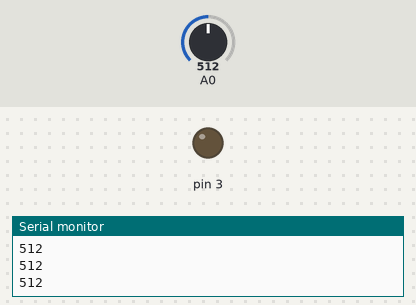
Recording of a sketch running on a simulated Arduino Uno, built with avr-gcc and run on an emulated ATmega328P. On the bench: output pins drawn as LEDs (lit = HIGH), the last lines printed to the serial monitor. Inputs (shaded band) come from the test bench; at power-on: A0 = 512.

Above: at 1.3 s.
1.4 s: A0 set to 491
At 3.0 s:
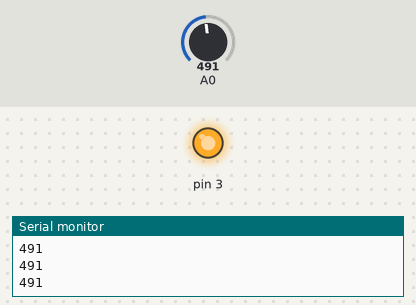
3.5 s: A0 set to 510
At 4.6 s:
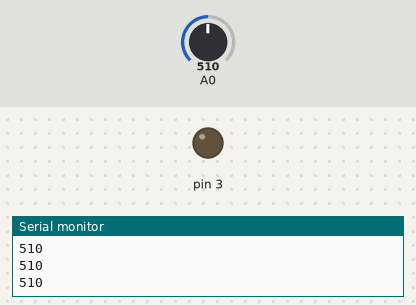
5.5 s: A0 set to 490
At 7.4 s:
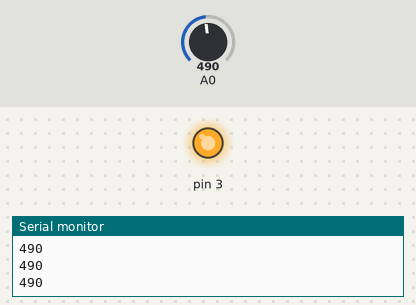
Timing chart, 0 to 8.9 s (numbered marks = the images above; inputs shaded):
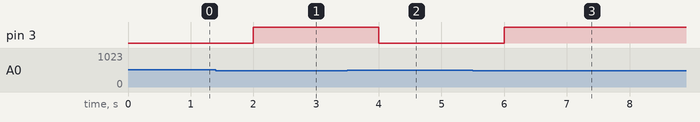

Measured:
- the behaviour switches between 500 and 499 on A0 (found by bisection; images 0 and 1)
- after the input at 1.4 s, pin 3: LOW → HIGH after 0.60 s
- after the input at 3.5 s, pin 3: HIGH → LOW after 0.50 s
- after the input at 5.5 s, pin 3: LOW → HIGH after 0.50 s

The sketch:

MENOR_A_500_LDR.ino
```cpp
/*Programa que enciende un LED de
manera de acuerdo a la cantidad de luz
que incida en una fotocelda, con un valor
menor de 500.
pins.digital_write_pin(DigitalPin.P0,1)
*/

void setup() {
  pinMode(A0, INPUT);
  pinMode(3, OUTPUT);
  Serial.begin(9600);
}

void loop() {
  int LDR = analogRead(A0);
  Serial.println(LDR);
    delay(500);
  if(LDR<500){
    digitalWrite(3,HIGH);
  }

  if(LDR>500){
    digitalWrite(3,LOW);
  }
}


//Ejercicio de microbit, EyA con 3 leds
```
